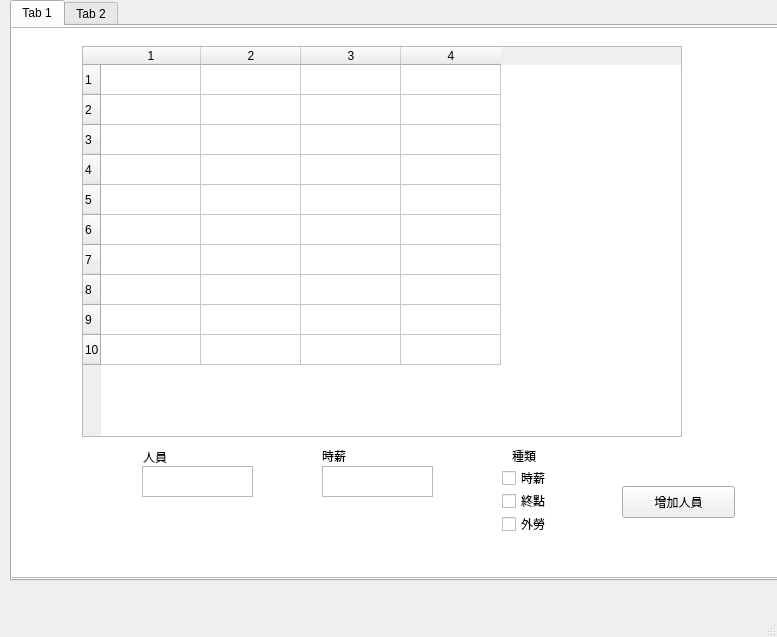
<?xml version="1.0" encoding="UTF-8"?>
<ui version="4.0">
 <class>MainWindow</class>
 <widget class="QMainWindow" name="MainWindow">
  <property name="geometry">
   <rect>
    <x>0</x>
    <y>0</y>
    <width>777</width>
    <height>637</height>
   </rect>
  </property>
  <property name="windowTitle">
   <string>MainWindow</string>
  </property>
  <widget class="QWidget" name="centralwidget">
   <widget class="QTabWidget" name="tabWidget">
    <property name="geometry">
     <rect>
      <x>10</x>
      <y>0</y>
      <width>831</width>
      <height>581</height>
     </rect>
    </property>
    <property name="currentIndex">
     <number>0</number>
    </property>
    <widget class="QWidget" name="tab">
     <attribute name="title">
      <string>Tab 1</string>
     </attribute>
     <widget class="QPushButton" name="pushButton">
      <property name="geometry">
       <rect>
        <x>610</x>
        <y>460</y>
        <width>113</width>
        <height>32</height>
       </rect>
      </property>
      <property name="text">
       <string>增加人員</string>
      </property>
     </widget>
     <widget class="QTextEdit" name="textEdit">
      <property name="geometry">
       <rect>
        <x>130</x>
        <y>440</y>
        <width>111</width>
        <height>31</height>
       </rect>
      </property>
     </widget>
     <widget class="QLabel" name="label_3">
      <property name="geometry">
       <rect>
        <x>310</x>
        <y>420</y>
        <width>26</width>
        <height>19</height>
       </rect>
      </property>
      <property name="text">
       <string>時薪</string>
      </property>
     </widget>
     <widget class="QTextEdit" name="textEdit_2">
      <property name="geometry">
       <rect>
        <x>310</x>
        <y>440</y>
        <width>111</width>
        <height>31</height>
       </rect>
      </property>
     </widget>
     <widget class="QCheckBox" name="checkBox">
      <property name="geometry">
       <rect>
        <x>490</x>
        <y>444</y>
        <width>59</width>
        <height>16</height>
       </rect>
      </property>
      <property name="text">
       <string>時薪</string>
      </property>
     </widget>
     <widget class="QCheckBox" name="checkBox_2">
      <property name="geometry">
       <rect>
        <x>490</x>
        <y>467</y>
        <width>59</width>
        <height>16</height>
       </rect>
      </property>
      <property name="text">
       <string>終點</string>
      </property>
     </widget>
     <widget class="QCheckBox" name="checkBox_3">
      <property name="geometry">
       <rect>
        <x>490</x>
        <y>490</y>
        <width>59</width>
        <height>16</height>
       </rect>
      </property>
      <property name="text">
       <string>外勞</string>
      </property>
     </widget>
     <widget class="QTextBrowser" name="textBrowser">
      <property name="geometry">
       <rect>
        <x>-5</x>
        <y>1</y>
        <width>831</width>
        <height>551</height>
       </rect>
      </property>
     </widget>
     <widget class="QLabel" name="label">
      <property name="geometry">
       <rect>
        <x>131</x>
        <y>421</y>
        <width>26</width>
        <height>19</height>
       </rect>
      </property>
      <property name="text">
       <string>人員</string>
      </property>
     </widget>
     <widget class="QLabel" name="label_2">
      <property name="geometry">
       <rect>
        <x>500</x>
        <y>420</y>
        <width>26</width>
        <height>19</height>
       </rect>
      </property>
      <property name="text">
       <string>種類</string>
      </property>
     </widget>
     <widget class="QTableWidget" name="tableWidget">
      <property name="geometry">
       <rect>
        <x>70</x>
        <y>20</y>
        <width>600</width>
        <height>391</height>
       </rect>
      </property>
      <property name="sizePolicy">
       <sizepolicy hsizetype="Expanding" vsizetype="Expanding">
        <horstretch>0</horstretch>
        <verstretch>0</verstretch>
       </sizepolicy>
      </property>
      <property name="rowCount">
       <number>10</number>
      </property>
      <property name="columnCount">
       <number>4</number>
      </property>
      <attribute name="horizontalHeaderDefaultSectionSize">
       <number>100</number>
      </attribute>
      <attribute name="horizontalHeaderMinimumSectionSize">
       <number>18</number>
      </attribute>
      <attribute name="verticalHeaderDefaultSectionSize">
       <number>30</number>
      </attribute>
      <row/>
      <row/>
      <row/>
      <row/>
      <row/>
      <row/>
      <row/>
      <row/>
      <row/>
      <row/>
      <column/>
      <column/>
      <column/>
      <column/>
     </widget>
     <zorder>textBrowser</zorder>
     <zorder>pushButton</zorder>
     <zorder>textEdit</zorder>
     <zorder>label_3</zorder>
     <zorder>textEdit_2</zorder>
     <zorder>checkBox</zorder>
     <zorder>checkBox_2</zorder>
     <zorder>checkBox_3</zorder>
     <zorder>label</zorder>
     <zorder>label_2</zorder>
     <zorder>tableWidget</zorder>
    </widget>
    <widget class="QWidget" name="tab_2">
     <attribute name="title">
      <string>Tab 2</string>
     </attribute>
    </widget>
   </widget>
  </widget>
  <widget class="QMenuBar" name="menubar">
   <property name="geometry">
    <rect>
     <x>0</x>
     <y>0</y>
     <width>777</width>
     <height>22</height>
    </rect>
   </property>
  </widget>
  <widget class="QStatusBar" name="statusbar"/>
 </widget>
 <resources/>
 <connections/>
</ui>
